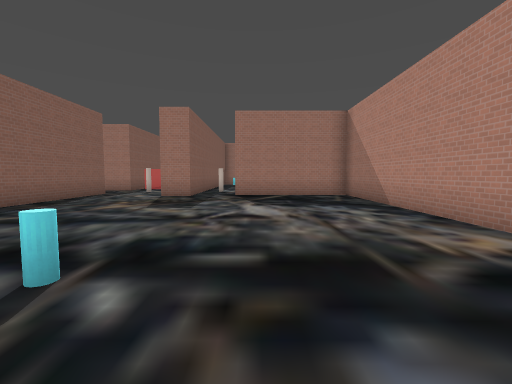
View 1 (above)

16 first-person views from a walk through a Godot game level. The camera is 1.5 m above the floor, tilts 4° down and sees 90° across. The floor is counted in squares, 2 m on a side. Each view is taken from the middle of a square. On the plan, view 1 faces up. The plan holds only what a view shows up to about 9 squares ahead; the rest is blank. The place goes on beyond the plan. Flat picture figures and markers are left out. Some surface patterns are stand-ins.

View 2
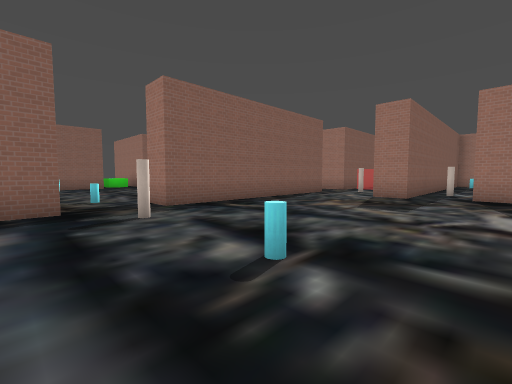

View 3
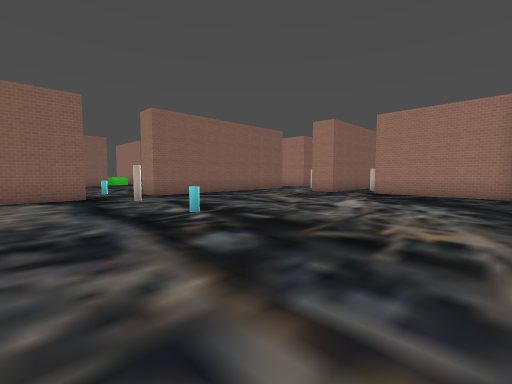

View 4
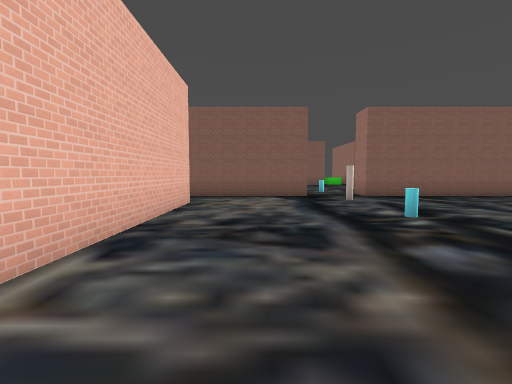

View 5
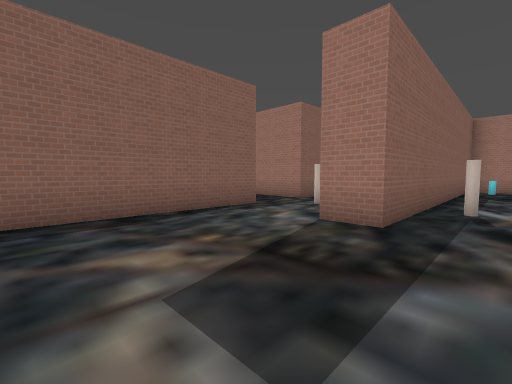

View 6
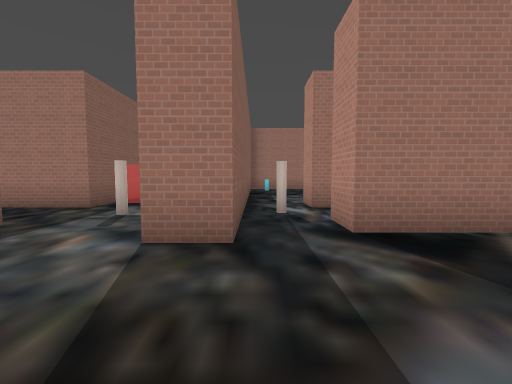

View 7
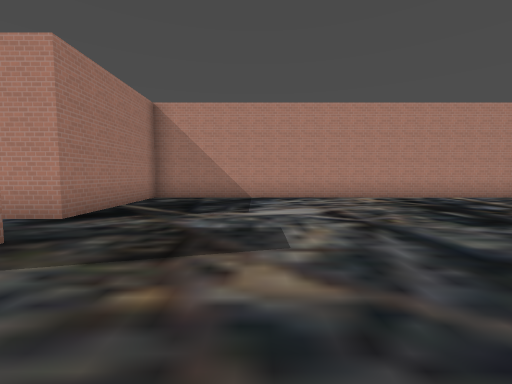

View 8
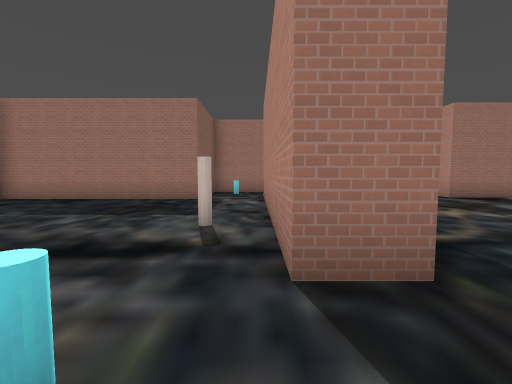

View 9
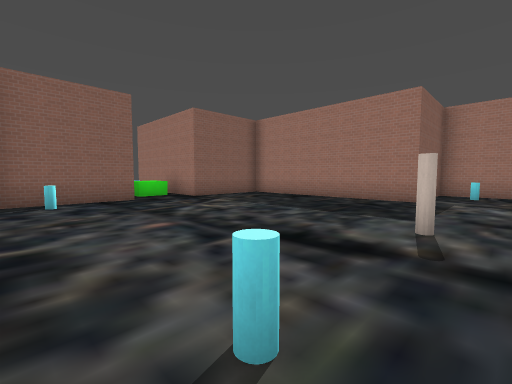

View 10
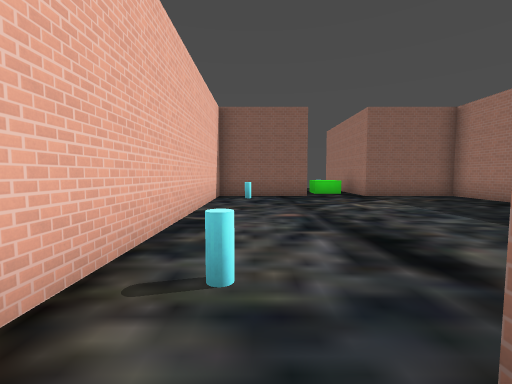

View 11
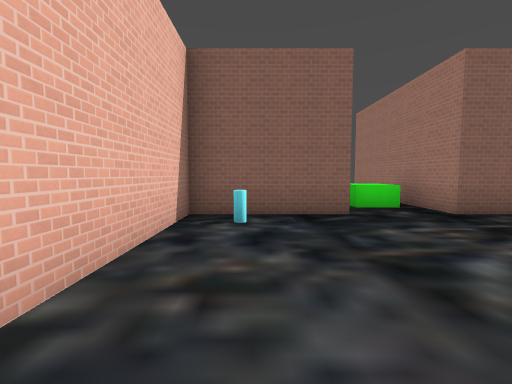

View 12
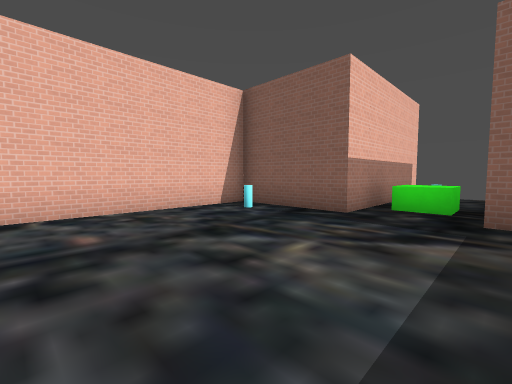

View 13
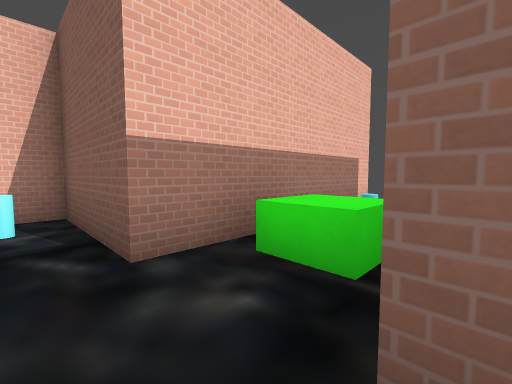

View 14
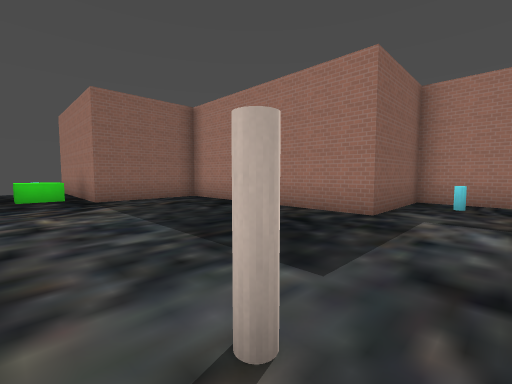

View 15
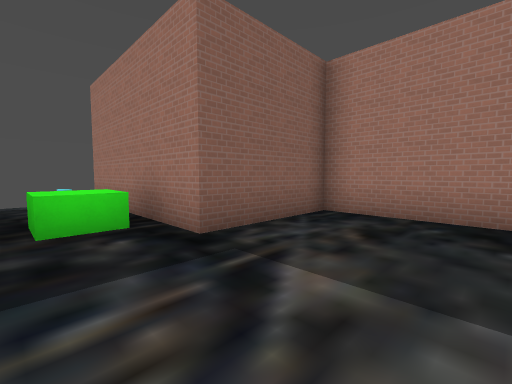

View 16
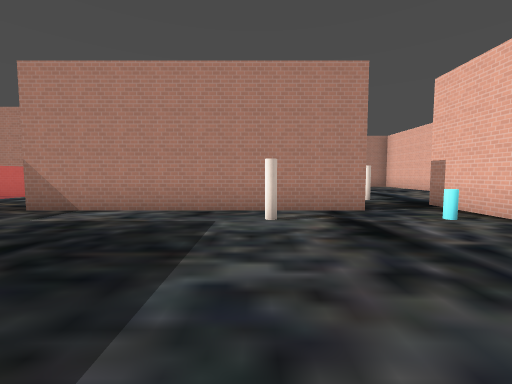

### Floor plan
Ten units are one square. View 1 is at (0, 0); x grows to the right and y downward. Boxes are objects, and circles mark ways between rooms. Rooms are numbered by the first view taken in them; rooms with no view inside come last. Other rooms are left out.
<svg viewBox="-204 -147 242 184">
<path fill="none" stroke="#000" d="M-57 -8 -57 32M-37 27 14 27M-57 -98 -57 -28 -67 -28M33 22 33 -92 -7 -92 -7 -102M-2 -118 -7 -118 -7 -128M-22 -125 -22 -88 -32 -88M-87 -88 -147 -88 -147 -58 -198 -58M-67 -28 -67 -98M-199 -38 -147 -38 -147 -8 -57 -8M-157 -53 -157 -43 -168 -43M-57 -142 -57 -118M-57 -118 -87 -118 -87 -88"/>
<rect x="-55" y="-25" width="20" height="10" fill="#bbb"><title>other object</title></rect>
<rect x="-15" y="-115" width="10" height="10" fill="#bbb"><title>other object</title></rect>
<rect x="-85" y="-55" width="10" height="10" fill="#bbb"><title>other object</title></rect>
<rect x="-55" y="-115" width="20" height="10" fill="#bbb"><title>other object</title></rect>
<circle cx="-60" cy="-15" r="3" fill="#2a7"/>
<circle cx="-45" cy="-90" r="3" fill="#2a7"/>
<circle cx="-75" cy="-90" r="3" fill="#2a7"/>
<circle cx="-60" cy="-105" r="3" fill="#2a7"/>
<text x="-10" y="-40">1</text>
<text x="-110" y="-50">2</text>
<text x="-50" y="-110">3</text>
<text x="-80" y="-110">4</text>
</svg>
Room 1 opens to room 2. Room 1 opens to room 3. Room 2 opens to room 4. Room 3 opens to room 4.

Where each view was taken, in squares from view 1:
view 1: 0 up, 0 right, facing up
view 2: 0 up, 0 right, facing up-left
view 3: 1 down, 3 right, facing up-left
view 4: 1 down, 3 right, facing left
view 5: 5 up, 1 left, facing up-left
view 6: 6 up, 2 left, facing up
view 7: 6 up, 5 left, facing right
view 8: 1 up, 7 left, facing up
view 9: 1 up, 7 left, facing up-left
view 10: 2 up, 6 left, facing left
view 11: 2 up, 10 left, facing left
view 12: 6 up, 10 left, facing down-left
view 13: 6 up, 14 left, facing down-left
view 14: 4 up, 7 left, facing up-left
view 15: 4 up, 12 left, facing up-left
view 16: 5 up, 12 left, facing right
